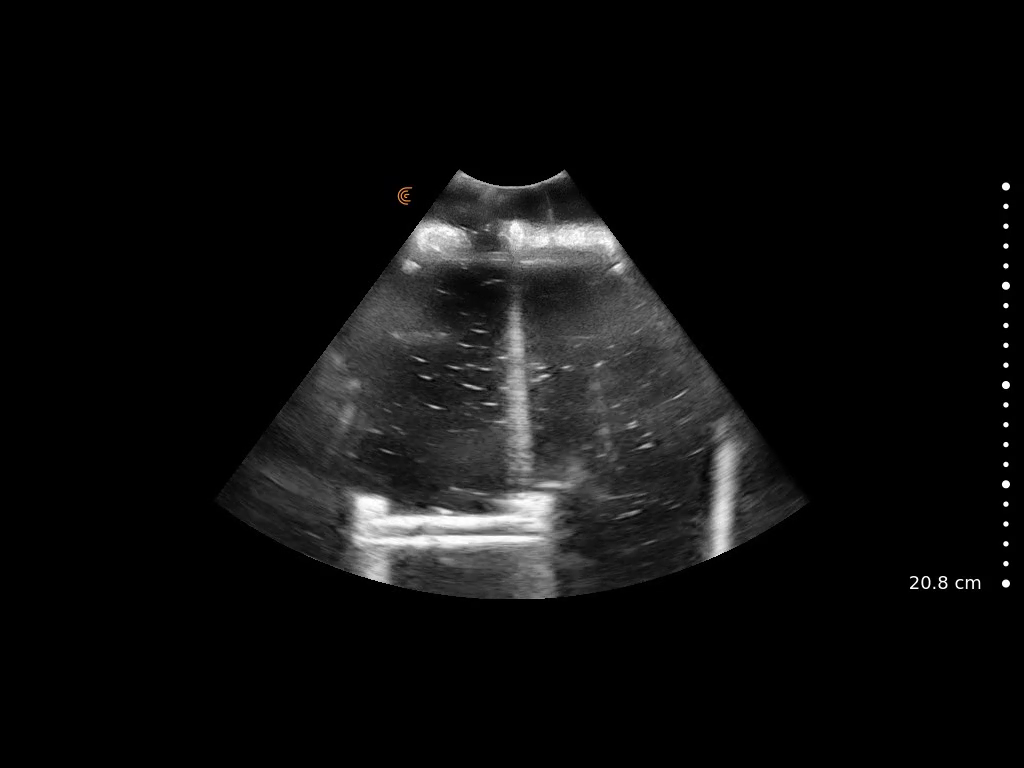
#> input picture frame 24 of Data/edited data/clarius_FinalPrototype_needlejustWater.mp4, 1024 x 768 px
$ jupyter execute object_tracking.ipynb
#> lines starting #> are read from the running program, lines starting #| are printed output that depends on the picture; after the words box and inside, x2 and y2 are one past the last pixel; in counts of white or black regions, pixels touching at a corner belong together
[cell 1]
import cv2
import time
import imutils
from collections import deque
import math
import tensorflow as tf
import os
import shutil
import numpy as np
import random
from tqdm import tqdm
from skimage.io import imread, imshow
from skimage.transform import resize
import matplotlib.pyplot as plt
from pathlib import Path
import re
import cv2
from keras import backend as K
tf.__version__
import glob
import imageio

#check if tensorflow gpu is being used
print("Num GPUs Available: ", len(tf.config.list_physical_devices('GPU')))
#> (this line was passed over: tensorflow is not available in this run)
print("tensorflow version:", tf.__version__)

[cell 2]
class EuclideanDistTracker:
    def __init__(self):
        # Storing the positions of center of the objects
        self.center_points = {}
        # Count of ID of boundng boxes
        # each time new object will be captured the id will be increassed by 1
        self.id_count = 0

    def update(self, objects_rect):

        objects_bbs_ids = []

        # Calculating the center of objects
        for rect in objects_rect:
            x, y, w, h = rect
            center_x = (x + x + w) // 2
            center_y = (y + y + h) // 2

            # Find if object is already detected or not
            same_object_detected = False
            for id, pt in self.center_points.items():
                dist = math.hypot(center_x - pt[0], center_y - pt[1])
                if dist < 25:
                    self.center_points[id] = (center_x, center_y)
                    print(self.center_points)
                    objects_bbs_ids.append([x, y, w, h, id])
                    same_object_detected = True
                    break

            # Assign the ID to the detected object
            if same_object_detected is False:
                self.center_points[self.id_count] = (center_x, center_y)
                objects_bbs_ids.append([x, y, w, h, self.id_count])
                self.id_count += 1

        # Cleaning the dictionary ids that are not used anymore
        new_center_points = {}
        for obj_bb_id in objects_bbs_ids:
            var,var,var,var, object_id = obj_bb_id
            center = self.center_points[object_id]
            new_center_points[object_id] = center

        # Updating the dictionary with IDs that is not used
        self.center_points = new_center_points.copy()
        return objects_bbs_ids

[cell 3]
def getContours(img,imgContour):
    contours, _ = cv2.findContours(img, cv2.RETR_EXTERNAL, cv2.CHAIN_APPROX_NONE)
    for cnt in contours:
        area = cv2.contourArea(cnt)

        #Debugging statements
        # if area > 1:
        #     print("Area of contour is: {}".format(area))

        areaMin = 3
        areaMax = 35
        if area > areaMin and area < areaMax:
            cv2.drawContours(imgContour, cnt, -1, (255, 0, 255), 7)
            peri = cv2.arcLength(cnt, True)
            approx = cv2.approxPolyDP(cnt, 0.02 * peri, True)
            x, y, w, h = cv2.boundingRect(approx)
            cv2.rectangle(imgContour, (x, y), (x + w, y + h), (0, 255, 0), 5)
            print(x,y,w,h)

[cell 4]
#videos to choose from
NeedleViz_path1 = 'Data/edited data/102622_Water.mp4'
NeedleViz_path2 = 'Data/edited data/102822_Water.mp4'
NeedleViz_oilAndLatex = 'Data/edited data/oil and latex/capture_5_2022-11-12T16-56-03.mp4'
NeedleViz_gelAndLatex = 'Data/edited data/ultrasound gel and latex/capture_4_2022-11-12T17-33-19.mp4'
NeedleViz_clarius1 = 'Data/edited data/clarius_FinalPrototype_needlejustWater.mp4'
NeedleViz_clarius2 = 'Data/edited data/clarius_FinalPrototype_needlejustWater2.mp4'
NeedleViz_clarius3 = 'Data/edited data/clarius_FinalPrototype_needleWithSolid.mp4'
NeedleViz_clarius4 = 'Data/edited data/clarius_FinalPrototype_needleWithSolid2.mp4'
NeedleViz_clarius5 = 'Data/edited data/clarius_FinalPrototype_needleWithSolid3.mp4'

#control playback speed
frame_rate = 30

# vc = cv2.VideoCapture(0) #opens camera
vc = cv2.VideoCapture(NeedleViz_clarius1)

fgbg = cv2.createBackgroundSubtractorMOG2(history=100, varThreshold=40) #pretty good: (100,200)
tracker = EuclideanDistTracker() #creating tracker object

frameWidth = 440
frameHeight = 440
vc.set(3, frameWidth)
vc.set(4, frameHeight)

size = (frameWidth, frameHeight)

#Preparing to create output videos
image_lst = []


if (vc.isOpened()== False):
  print("Error opening video  file")

while(vc.isOpened()):
    rval, frame = vc.read()
#> frame is the input picture: shape (768, 1024, 3); mean B, G, R 14.5, 14.5, 14.5

    if rval == True:


        #Initial Frame preprocessing
        resized_frame = cv2.resize(frame, (frameWidth,frameHeight))
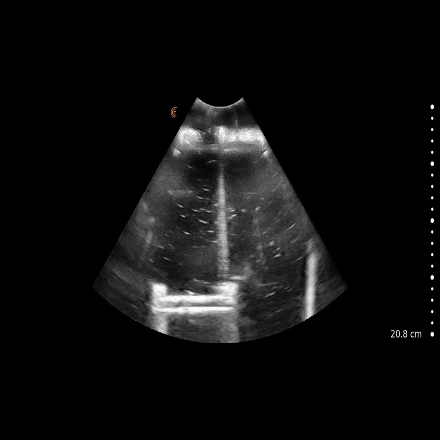
#> resized_frame: shape (440, 440, 3); mean B, G, R 14.5, 14.5, 14.5
        resized_gray_frame = cv2.cvtColor(resized_frame, cv2.COLOR_RGB2GRAY)


        #Achieving desired region of interest within Raw Frame
        ROI_frame = resized_gray_frame[94:348, 166:275]
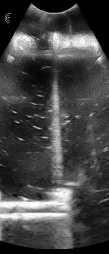
#> ROI_frame: shape (254, 109); min 0, max 255, mean 68.7
         # ROI_frame = resized_frame[col_initial:col_final,row_initial:row_final]
        blank_img = np.zeros_like(resized_gray_frame)


        x = 94 #initial column number
        y = 166 #initial row number
        for i in range(0, 254):
          for j in range(0, 109):

            if ROI_frame[i][j] != 0:
              blank_img[x + i, y + j] = ROI_frame[i, j]
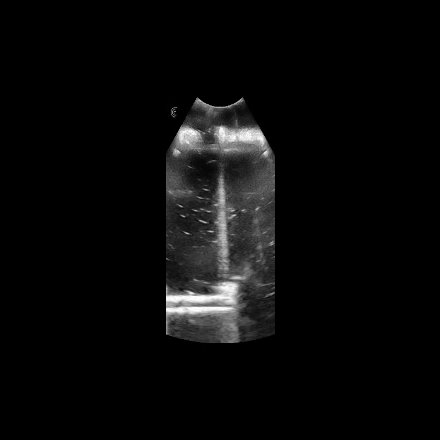
#> blank_img: shape (440, 440); min 0, max 255, mean 9.8

        imgContour2 = resized_frame.copy()


        #Object Detection
        fgmask = fgbg.apply(blank_img)
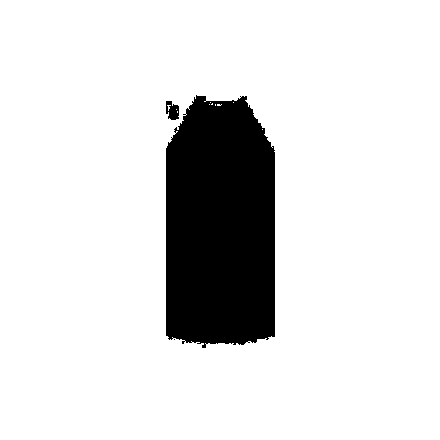
#> fgmask: shape (440, 440); values 127 (black) and 255 (white), 87% white; 3 black regions (1 under 20 px), largest, box (x1, y1, x2, y2) and area: (166, 95, 275, 348) 24971, (166, 101, 179, 120) 180
        _, fgmask = cv2.threshold(fgmask, 254, 255, cv2.THRESH_BINARY) #want only white pixels
#> fgmask: shape (440, 440); 87% white; 3 black regions (1 under 20 px)

        contours, _ = cv2.findContours(fgmask, cv2.RETR_EXTERNAL, cv2.CHAIN_APPROX_NONE)
#> contours = 1 contour; box (x1, y1, x2, y2) and area: (0, 0, 440, 440) 192721
        detections = []
        for cnt in contours:
          area = cv2.contourArea(cnt)

          #Debugging statements
          # if area > 1:
          #     print("Area of contour is: {}".format(area))

          areaMin = 3
          areaMax = 35
          if area > areaMin and area < areaMax:
              # cv2.drawContours(imgContour2, cnt, -1, (255, 0, 255), 7)
              peri = cv2.arcLength(cnt, True)
              approx = cv2.approxPolyDP(cnt, 0.02 * peri, True)
              x, y, w, h = cv2.boundingRect(approx)
              cv2.rectangle(imgContour2, (x, y), (x + w, y + h), (0, 255, 0), 5)
              # print(x,y,w,h)
              detections.append([x,y,w,h])
#> this loop made 1 pass
#> (area, areaMin, areaMax) on pass 1: (192721, 3, 35)
#> after the loop, detections = []


        #Object Tracking
        boxes_ids = tracker.update(detections)
#> after the loop in update, `for rect in objects_rect:`: self.center_points = 0 items; self.id_count = 0
#> after the loop in update, `for obj_bb_id in objects_bbs_ids:`: new_center_points = 0 items
#> boxes_ids = []
        for box_id in boxes_ids:
          x,y,w,h,id = box_id
          cv2.putText(imgContour2, str(id), (x, y - 15), cv2.FONT_HERSHEY_PLAIN, 2, (255, 0, 0), 2)
          cv2.rectangle(imgContour2, (x, y), (x + w, y + h), (0, 255, 0), 3)
#> this loop made 0 passes


        ###########################################################################################

        # Debugging Statements
        cv2.imshow('normal frame', resized_gray_frame)
        cv2.imshow('FGmask', fgmask)
        # [5 lines of commented-out code are left out]
        cv2.imshow('Contour2', imgContour2)
        # [6 lines of commented-out code are left out]
        resized_frame = cv2.cvtColor(resized_gray_frame, cv2.COLOR_GRAY2BGR)
        overlay = cv2.cvtColor(imgContour2, cv2.COLOR_RGB2BGR)
        stack = np.hstack((resized_frame, overlay))
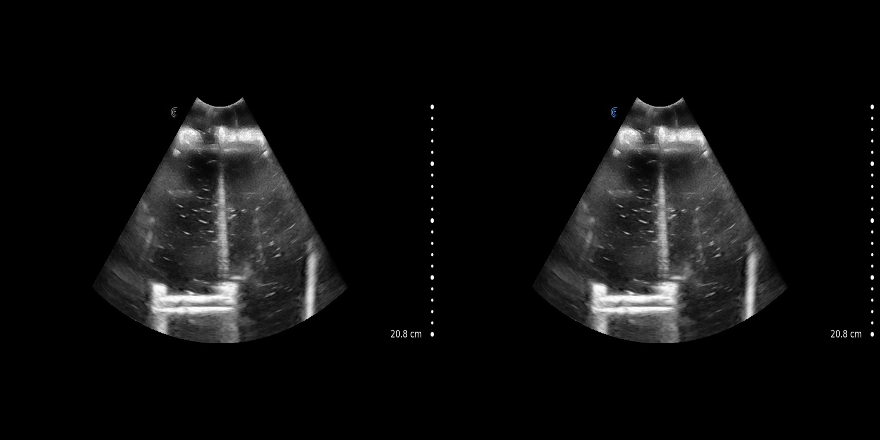
#> stack: shape (440, 880, 3); mean B, G, R 14.5, 14.5, 14.5
        # cv2.imshow("stacked", stack)
        image_lst.append(stack)


        # Press Q on keyboard to  exit
        if cv2.waitKey(frame_rate) & 0xFF == ord('q'): #original waitkey is 25
#> (key q is pressed here)
            break

    #Break out of loop if video is done
    else:
        break

vc.release() #Release the video capture object

# Close window
cv2.destroyAllWindows()

$ run again, starting later in the video
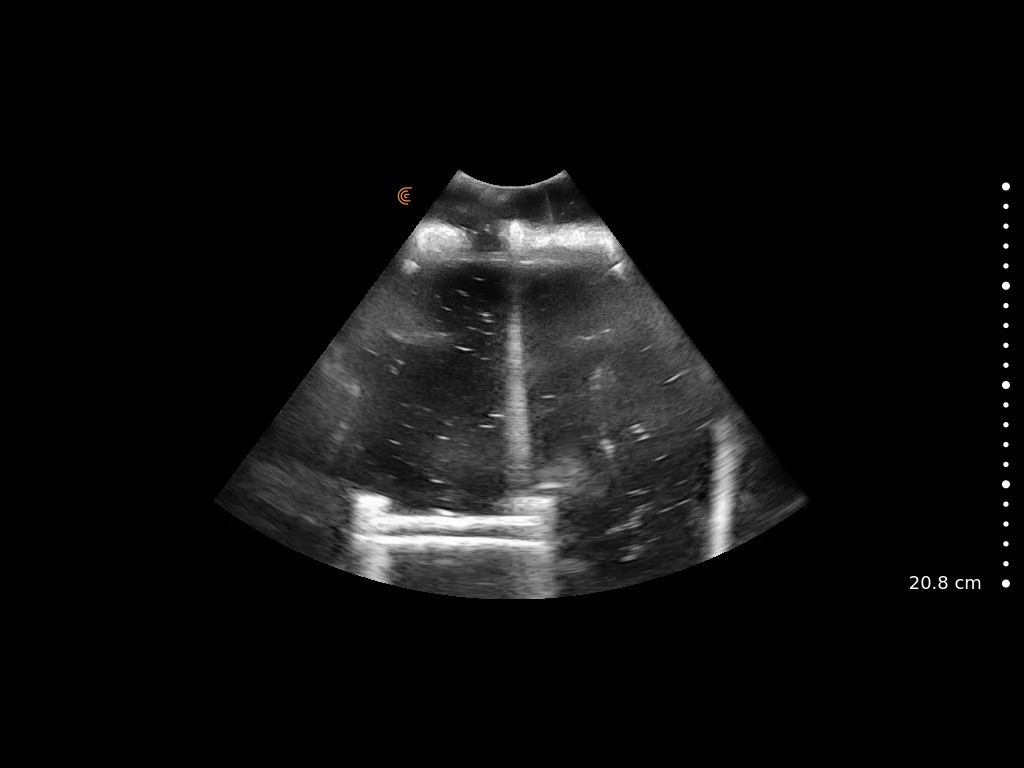
#> input picture frame 109 of Data/edited data/clarius_FinalPrototype_needlejustWater.mp4, 1024 x 768 px
#> frame is the input picture: shape (768, 1024, 3); mean B, G, R 14.8, 14.8, 14.8
#> after the loop `for i in range(0, 254):`:
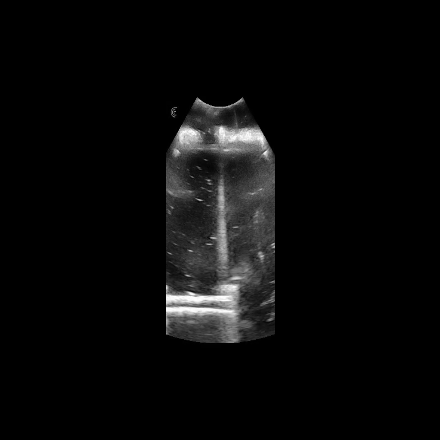
#> blank_img: shape (440, 440); min 0, max 255, mean 9.9
#> contours = 1 contour; box (x1, y1, x2, y2) and area: (0, 0, 440, 440) 192721
#> the loop `for cnt in contours:` made 1 pass
#> (area, areaMin, areaMax) on pass 1: (192721, 3, 35)
#> after the loop `for cnt in contours:`: detections = []
#> after the loop in update, `for rect in objects_rect:`: self.center_points = 0 items; self.id_count = 0
#> after the loop in update, `for obj_bb_id in objects_bbs_ids:`: new_center_points = 0 items
#> boxes_ids = []
#> `stack = np.hstack((resized_frame, overlay))`:
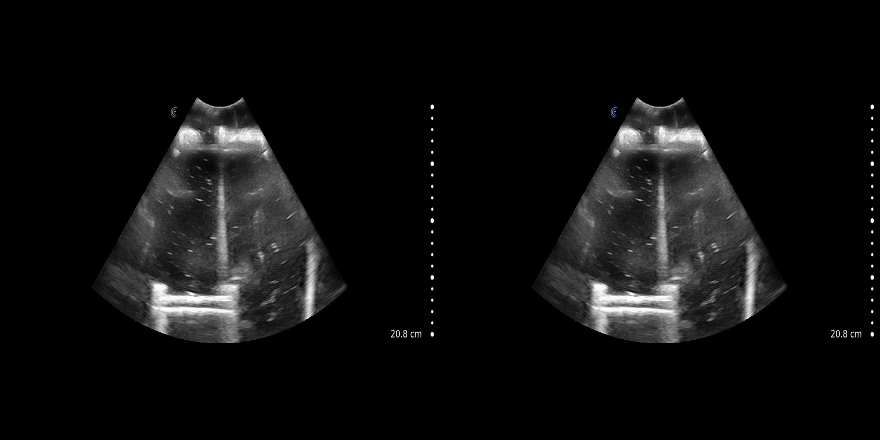
#> stack: shape (440, 880, 3); mean B, G, R 14.8, 14.8, 14.8

$ run again, starting later in the video
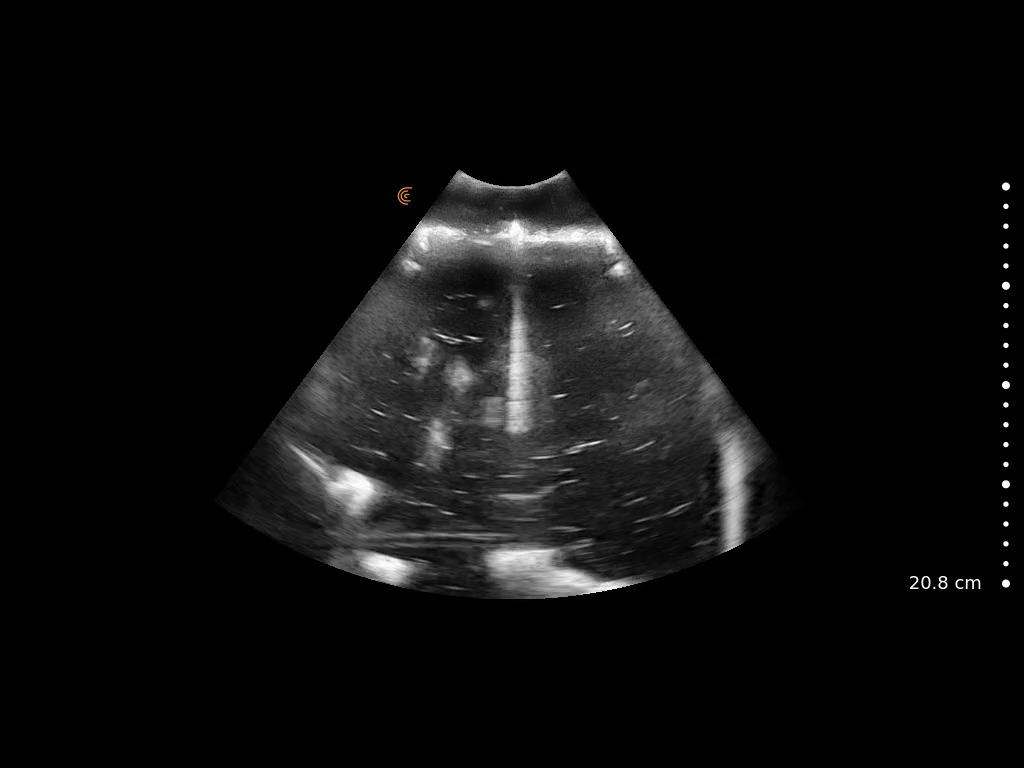
#> input picture frame 194 of Data/edited data/clarius_FinalPrototype_needlejustWater.mp4, 1024 x 768 px
#> frame is the input picture: shape (768, 1024, 3); mean B, G, R 13.2, 13.3, 13.3
#> after the loop `for i in range(0, 254):`:
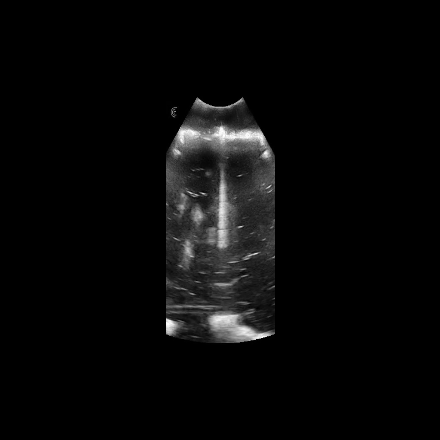
#> blank_img: shape (440, 440); min 0, max 255, mean 8.7
#> contours = 1 contour; box (x1, y1, x2, y2) and area: (0, 0, 440, 440) 192721
#> the loop `for cnt in contours:` made 1 pass
#> (area, areaMin, areaMax) on pass 1: (192721, 3, 35)
#> after the loop `for cnt in contours:`: detections = []
#> after the loop in update, `for rect in objects_rect:`: self.center_points = 0 items; self.id_count = 0
#> after the loop in update, `for obj_bb_id in objects_bbs_ids:`: new_center_points = 0 items
#> boxes_ids = []
#> `stack = np.hstack((resized_frame, overlay))`:
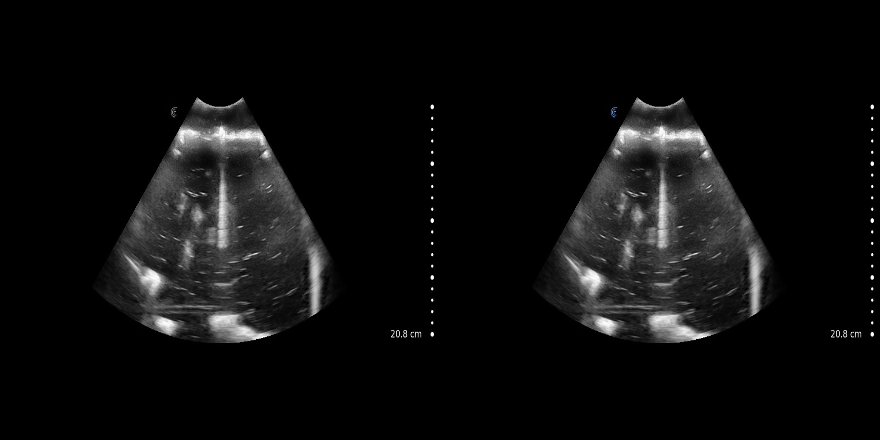
#> stack: shape (440, 880, 3); mean B, G, R 13.2, 13.2, 13.2
